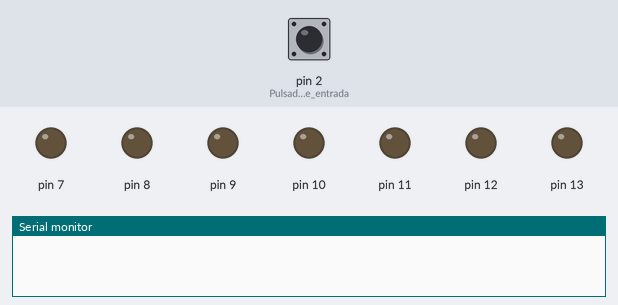
Bench run of a sketch on a simulated Arduino Uno, built with avr-gcc and run on an emulated ATmega328P. On the bench: output pins drawn as LEDs (lit = HIGH), the last lines printed to the serial monitor. The test bench sets the inputs (shaded band); at power-on: pin 2 (Pulsador_de_entrada) LOW. Random numbers use the default seed unless the sketch sets one.

Above: at 1.2 s.
1.3 s: pin 2 (Pulsador_de_entrada) pulled HIGH for 0.15 s
At 1.72 s:
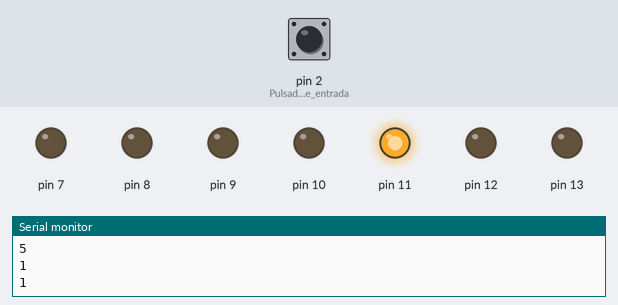
At 2.73 s:
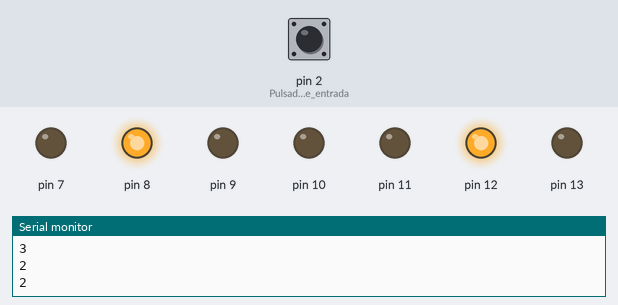
Timing chart, 0 to 10.3 s (numbered marks = the images above; inputs shaded):
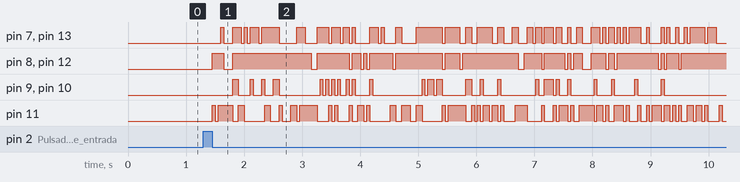

Measured:
- after the input at 1.3 s, pin 8, pin 12: LOW → HIGH after 0.15 s, → LOW 0.20 s later, → HIGH 0.15 s later, → LOW 1.4 s later, … (37 changes in this stretch)

The sketch:

dadoElectronico.ino
```cpp
/* Programa para generar numeros aleatorios en un lanzamiento
 de dado*/

void setup () {

Serial.begin(9600);    // abre el puerto serie
pinMode (2, INPUT);     // Pulsador de entrada
randomSeed(analogRead(0));  // Generador de numeros aleatorios

  // LEDs de salida
   pinMode (7, OUTPUT);
   pinMode (8, OUTPUT);
   pinMode (9, OUTPUT);
   pinMode (10, OUTPUT);
   pinMode (11, OUTPUT);
   pinMode (12, OUTPUT);
   pinMode (13, OUTPUT);

   //Apaga todos los leds
   digitalWrite (7, LOW);
   digitalWrite (8, LOW);
   digitalWrite (9, LOW);
   digitalWrite (10, LOW);
   digitalWrite (11, LOW);
   digitalWrite (12, LOW);
   digitalWrite (13, LOW);

}


void rodarElDado (unsigned char num) {
  switch (num) {

    case 1: // 1
            digitalWrite (7, LOW);
            digitalWrite (8, LOW);
            digitalWrite (9, LOW);
            digitalWrite (10, LOW);
            digitalWrite (11, HIGH);
            digitalWrite (12, LOW);
            digitalWrite (13, LOW);
            break;

    case 2: // 2
            digitalWrite (7, LOW);
            digitalWrite (8, HIGH);
            digitalWrite (9, LOW);
            digitalWrite (10, LOW);
            digitalWrite (11, LOW);
            digitalWrite (12, HIGH);
            digitalWrite (13, LOW);
            break;

    case 3: // 3
            digitalWrite (7, LOW);
            digitalWrite (8, HIGH);
            digitalWrite (9, LOW);
            digitalWrite (10, LOW);
            digitalWrite (11, HIGH);
            digitalWrite (12, HIGH);
            digitalWrite (13, LOW);
            break;

    case 4: // 4
            digitalWrite (7, HIGH);
            digitalWrite (8, HIGH);
            digitalWrite (9, LOW);
            digitalWrite (10, LOW);
            digitalWrite (11, LOW);
            digitalWrite (12, HIGH);
            digitalWrite (13, HIGH);
            break;

    case 5: // 5
            digitalWrite (7, HIGH);
            digitalWrite (8, HIGH);
            digitalWrite (9, LOW);
            digitalWrite (10, LOW);
            digitalWrite (11, HIGH);
            digitalWrite (12, HIGH);
            digitalWrite (13, HIGH);
            break;

    case 6: // 6
            digitalWrite (7, HIGH);
            digitalWrite (8, HIGH);
            digitalWrite (9, HIGH);
            digitalWrite (10, HIGH);
            digitalWrite (11, LOW);
            digitalWrite (12, HIGH);
            digitalWrite (13, HIGH);
            break;

    default:
    case 0:  //Apagar todos los leds
            digitalWrite (7, LOW);
            digitalWrite (8, LOW);
            digitalWrite (9, LOW);
            digitalWrite (10, LOW);
            digitalWrite (11, LOW);
            digitalWrite (12, LOW);
            digitalWrite (13, LOW);
            break;
  }
}

void dadoElectronico () {

   unsigned int numero;

  while (!digitalRead (2));     // Pulsar boton
  rodarElDado (0);              // LEDS OFF
  while (digitalRead (2));      // Soltar boton

for (int i = 0; i < 5; i++){  // Intervalo de unos 1.5 segundos generando numeros aleatorios.
  numero = random(1, 7);        // Numero aleatorio
  rodarElDado (numero);         // Mostrar el numero en el dado
  delay(300);
}

  numero = random(1, 7);        // Numero aleatorio
  Serial.println(numero);       // Numero aleatorio en el monitor serie
  rodarElDado (numero);         // Mostrar el numero final en el dado
}

void probadorDado() {

   unsigned int numero;

  while (!digitalRead (2));     // Pulsar boton
  rodarElDado (0);              // LEDS OFF
  while (digitalRead (2));      // Soltar boton

  for (int contador = 0; contador < 200; contador++){

  numero = random(1, 7);        // Numero aleatorio
  Serial.println(numero);       // Numero aleatorio en el monitor serie
  rodarElDado (numero);         // Mostrar el numero en el dado
  delay(50);
 }

}
void loop () {

// dadoElectronico(); // Funcionamiento con pulsador.
probadorDado(); // Generador continuo sin botón de numeros.

}
```
